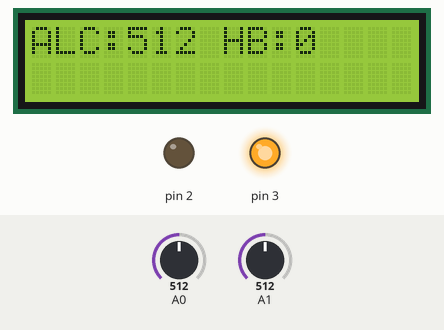
The sketch below on a simulated Arduino Uno, built with avr-gcc and run on an emulated ATmega328P. Shown: 16×2 character LCD, output pins drawn as LEDs (lit = HIGH). Dashed ring = blinking. The inputs (shaded band) are chosen by the test bench; at power-on: A0 = 512, A1 = 512.

Above: at 3.2 s.
3.3 s: A0 set to 489
At 5.4 s:
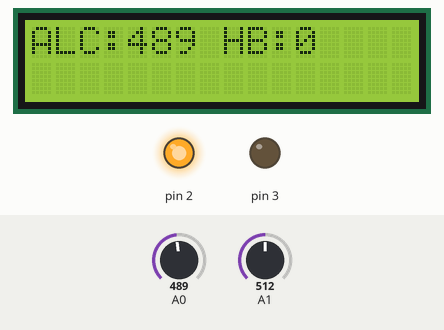
5.7 s: A1 set to 23
At 9.7 s:
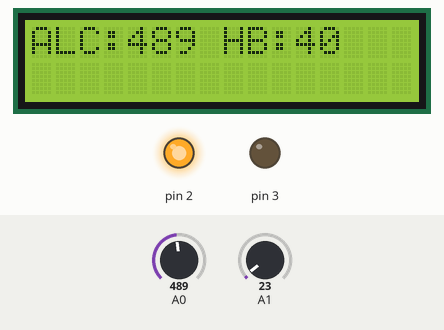
10.6 s: A1 set to 19
12.1 s: A0 set to 511
At 13.4 s:
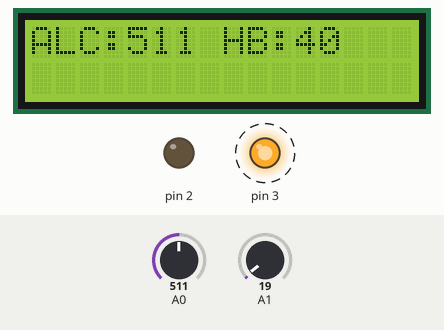
17.9 s: A0 set to 660
At 19.9 s:
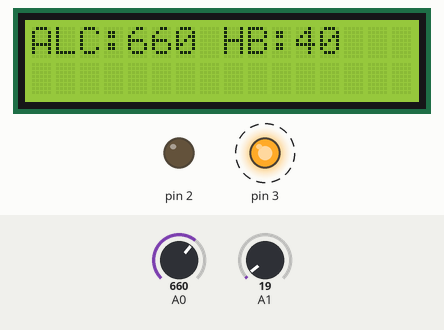
Timing chart, 0 to 22.9 s (numbered marks = the images above; inputs shaded):
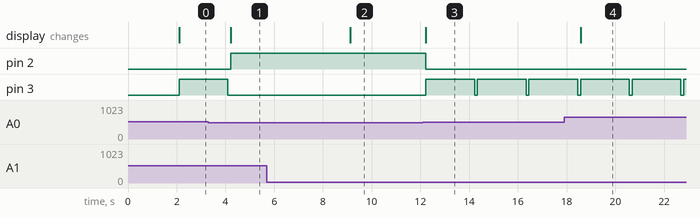

The sketch:

alcohol_pulse_detection.ino
```cpp
#include <LiquidCrystal_I2C.h>

int Val,set1,set2,hb,cnt,strt,hb1;

LiquidCrystal_I2C lcd(0x27,16,2);

void setup()
{
  Serial.begin(9600);

  pinMode(A0, INPUT);
  pinMode(A1, INPUT);

  pinMode(2,OUTPUT);
  pinMode(3,OUTPUT);
  digitalWrite(2,LOW);

  lcd.init();
  lcd.backlight();
  lcd.setCursor(5,0);
  lcd.print("ALCOHOL");
  lcd.setCursor(4,1);
  lcd.print("DETECTION");
  delay(2000);
  lcd.clear();

}
void loop()
{

  Val = analogRead(A0);

  hb = analogRead(A1);
  if((hb < 200)&&(set2 == 0))
  {
  strt = strt+1;
  if(strt < 30)
  {
  if(hb <= 20)
  {
   cnt = cnt + 1;
  }
  }
  if(strt == 30)
  {
   hb1 = cnt+40;
   cnt=0;
   strt=0;
   set2=1;
  }
  }

  if(((hb > 200)&&(hb < 300))&&(set2 == 0))
  {
   hb1=0;
  }

  if(((hb > 200)&&(hb < 300))&&(set2 == 1))
  {
   set2=0;
  }


  lcd.setCursor(0,0);
  lcd.print("ALC:");
  lcd.print(Val);
  lcd.print(" ");
  lcd.setCursor(8,0);
  lcd.print("HB:");
  lcd.print(hb1);
  lcd.print(" ");


  if((Val > 500)||(hb1 > 60))
  {
   digitalWrite(2,LOW);
   digitalWrite(3,HIGH);
   delay(2000);
   digitalWrite(3,LOW);
  }
  else if(((Val < 650)&&(hb1 < 75))&&(set1 == 0))
  {
   digitalWrite(2,HIGH);
  }

  delay(100);
}
void serialEvent()
{
  while (Serial.available() > 0)
  {
    // get the new byte:
    char inChar = (char)Serial.read();
    Serial.println(inChar);
    if(inChar == '1')
    {
     digitalWrite(2,LOW);
     digitalWrite(3,HIGH);
     delay(2000);
     digitalWrite(3,LOW);
     set1=1;
    }
    else if(inChar == '0')
    {
     set1=0;
    }
  }
}
```

Measured:
- the behaviour switches between 501 and 500 on A0 (found by bisection; images 0 and 1)
- after the input at 3.3 s, pin 2: LOW → HIGH after 0.91 s; pin 3: goes on until 4.1 s, then stays LOW; the display: changes after 0.91 s (image 1)
- after the input at 5.7 s, the display: changes after 3.4 s (image 2)
- after the input at 10.6 s, every drawn part: stays the same
- after the input at 12.1 s, pin 2: HIGH → LOW after 0.13 s; pin 3: alternates HIGH for 2.0 s and LOW for 0.12 s, starting after 0.13 s; the display: changes after 0.13 s (image 3)
- after the input at 17.9 s, the display: changes after 0.67 s (image 4)
